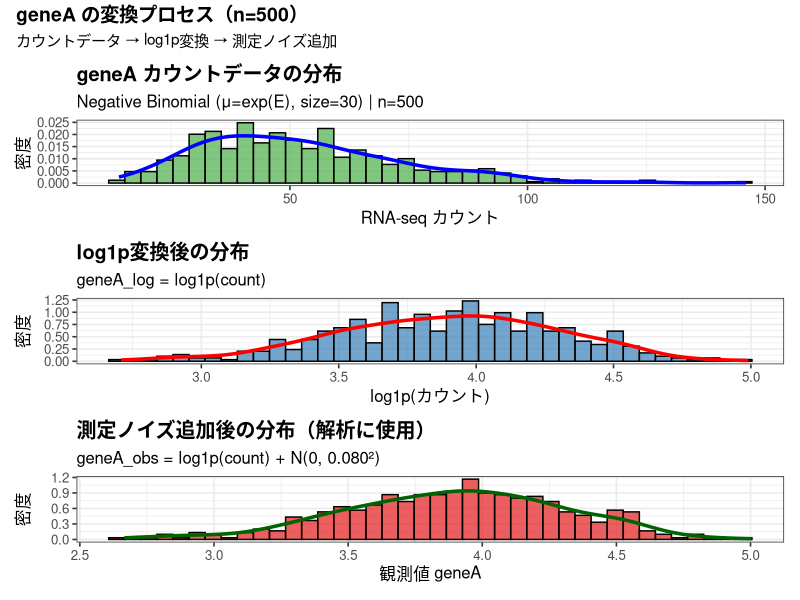

Write the R code that produced this figure.
#!/usr/bin/env Rscript
# show_raw_counts_distribution.R
# geneAの対数変換前（カウントデータ）の分布を表示

suppressPackageStartupMessages({
  library(ggplot2)
})

config <- list(
  seed_base = 20260215L,
  m_E = log(50), s_E = 0.35, theta_nb = 30,
  tau_base = -12.0, a_S = 2.0, a_G = 1.5,
  tau_min = -18.0, tau_max = -6.0,
  mu0 = 120.0, sigma_y = 5.0, sigma_G = 0.08
)

seed_cond <- 20260425
set.seed(seed_cond)

n <- 500
S <- rbinom(n, 1, 0.5)
Sc <- S - 0.5

# RNA-seqカウントデータの生成
E_true <- rnorm(n, config$m_E, config$s_E)
mu_nb <- exp(E_true)
C_count <- rnbinom(n, size = config$theta_nb, mu = mu_nb)

# log1p変換後のデータ（実際に解析で使用）
geneA_log <- log1p(C_count)
delta <- rnorm(n, 0, config$sigma_G)
geneA_obs <- geneA_log + delta

# 統計量の出力
cat("=== geneA 対数変換前（カウントデータ）の分布 ===\n\n")
cat(sprintf("サンプルサイズ: %d\n", n))
cat(sprintf("シード: %d\n\n", seed_cond))

cat("カウントデータ (C_count):\n")
cat(sprintf("  範囲:     [%d, %d]\n", min(C_count), max(C_count)))
cat(sprintf("  平均:     %.2f\n", mean(C_count)))
cat(sprintf("  中央値:   %.0f\n", median(C_count)))
cat(sprintf("  SD:       %.2f\n", sd(C_count)))
cat(sprintf("  四分位点: Q1=%.0f, Q3=%.0f\n",
            quantile(C_count, 0.25), quantile(C_count, 0.75)))

cat("\nlog1p変換後 (geneA_log = log1p(C_count)):\n")
cat(sprintf("  範囲:     [%.3f, %.3f]\n", min(geneA_log), max(geneA_log)))
cat(sprintf("  平均:     %.3f\n", mean(geneA_log)))
cat(sprintf("  中央値:   %.3f\n", median(geneA_log)))
cat(sprintf("  SD:       %.3f\n", sd(geneA_log)))

cat("\nノイズ追加後 (geneA_obs = geneA_log + ε):\n")
cat(sprintf("  範囲:     [%.3f, %.3f]\n", min(geneA_obs), max(geneA_obs)))
cat(sprintf("  平均:     %.3f\n", mean(geneA_obs)))
cat(sprintf("  中央値:   %.3f\n", median(geneA_obs)))
cat(sprintf("  SD:       %.3f\n", sd(geneA_obs)))

# 分布の形状（簡易統計）
cat("\n分布の形状:\n")
skew_simple <- mean((C_count - mean(C_count))^3) / sd(C_count)^3
cat(sprintf("  歪度(簡易):     %.3f (カウントデータ)\n", skew_simple))
cat(sprintf("  変動係数:       %.3f (SD/平均)\n", sd(C_count)/mean(C_count)))

# 可視化
out_dir <- "sandbox/demov04/results_corrected"

# カウントデータのヒストグラム
p1 <- ggplot(data.frame(count = C_count), aes(x = count)) +
  geom_histogram(aes(y = after_stat(density)), bins = 40,
                 fill = "#4DAF4A", alpha = 0.7, color = "black") +
  geom_density(color = "blue", linewidth = 1.2) +
  labs(title = "geneA カウントデータの分布",
       subtitle = sprintf("Negative Binomial (μ=exp(E), size=%.0f) | n=%d",
                         config$theta_nb, n),
       x = "RNA-seq カウント", y = "密度") +
  theme_bw(base_size = 12) +
  theme(plot.title = element_text(face = "bold"))

# log1p変換後のヒストグラム
p2 <- ggplot(data.frame(log_count = geneA_log), aes(x = log_count)) +
  geom_histogram(aes(y = after_stat(density)), bins = 40,
                 fill = "#377EB8", alpha = 0.7, color = "black") +
  geom_density(color = "red", linewidth = 1.2) +
  labs(title = "log1p変換後の分布",
       subtitle = "geneA_log = log1p(count)",
       x = "log1p(カウント)", y = "密度") +
  theme_bw(base_size = 12) +
  theme(plot.title = element_text(face = "bold"))

# ノイズ追加後のヒストグラム
p3 <- ggplot(data.frame(obs = geneA_obs), aes(x = obs)) +
  geom_histogram(aes(y = after_stat(density)), bins = 40,
                 fill = "#E41A1C", alpha = 0.7, color = "black") +
  geom_density(color = "darkgreen", linewidth = 1.2) +
  labs(title = "測定ノイズ追加後の分布（解析に使用）",
       subtitle = sprintf("geneA_obs = log1p(count) + N(0, %.3f²)",
                         config$sigma_G),
       x = "観測値 geneA", y = "密度") +
  theme_bw(base_size = 12) +
  theme(plot.title = element_text(face = "bold"))

# 変換プロセスの可視化
library(patchwork)
layout <- p1 / p2 / p3
layout <- layout + plot_annotation(
  title = "geneA の変換プロセス（n=500）",
  subtitle = "カウントデータ → log1p変換 → 測定ノイズ追加",
  theme = theme(plot.title = element_text(face = "bold", size = 14))
)

ggsave(file.path(out_dir, "geneA_transformation_process.png"),
       layout, width = 10, height = 12, dpi = 150)

cat("\n✓ 図を保存しました: geneA_transformation_process.png\n")
